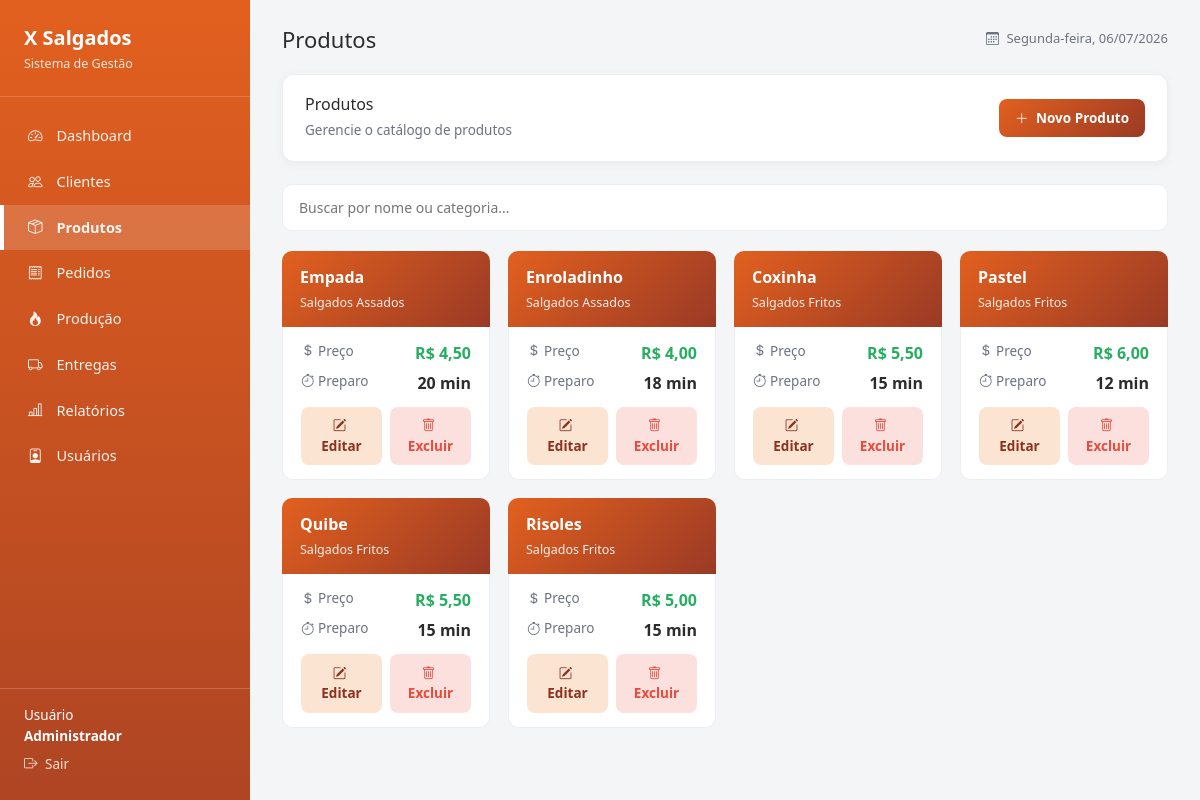
/admin/produtos.php (signed in), run on the app's committed database.
### tables this page shows
CREATE TABLE produtos (
    id INT AUTO_INCREMENT PRIMARY KEY,
    nome VARCHAR(100) NOT NULL,
    categoria VARCHAR(60) NOT NULL,
    preco DECIMAL(10,2) NOT NULL,
    tempo_preparo INT NOT NULL DEFAULT 10,  
    ativo TINYINT(1) NOT NULL DEFAULT 1,
    criado_em DATETIME DEFAULT CURRENT_TIMESTAMP
);

### admin/produtos.php (the view, shortened to what this page needs)
<?php
require __DIR__ . '/../config/conexao.php';
$produtos = $pdo->query("SELECT * FROM produtos WHERE ativo = 1 ORDER BY categoria, nome")->fetchAll();
require __DIR__ . '/../includes/header.php';
?>
<div class="gf-panel" style="display:flex;justify-content:space-between;align-items:center;">
    <div>
        <h3 style="margin-bottom:2px;">Produtos</h3>
        <span style="color:#6b7280;font-size:13.5px;">Gerencie o catálogo de produtos</span>
    </div>
    <button class="btn btn-primary" data-bs-toggle="modal" data-bs-target="#modalProduto"><i class="bi bi-plus-lg"></i> Novo Produto</button>
</div>
<input type="text" class="gf-search" placeholder="Buscar por nome ou categoria..." data-busca="#gridProdutos .product-card">
<div class="gf-cards" id="gridProdutos">
    <?php foreach ($produtos as $p): ?>
        <div class="product-card">
            <div class="product-tile">
                <strong><?= htmlspecialchars($p['nome']) ?></strong><br>
                <span style="font-size:12.5px;opacity:.9;"><?= htmlspecialchars($p['categoria']) ?></span>
            </div>
            <div class="product-tile-body">
                <div style="display:flex;justify-content:space-between;margin-bottom:6px;">
                    <span style="color:#6b7280;font-size:13.5px;"><i class="bi bi-currency-dollar"></i> Preço</span>
                    <strong style="color:var(--gf-green);">R$ <?= number_format($p['preco'],2,',','.') ?></strong>
                </div>
                <div style="display:flex;justify-content:space-between;margin-bottom:12px;">
                    <span style="color:#6b7280;font-size:13.5px;"><i class="bi bi-stopwatch"></i> Preparo</span>
                    <strong><?= $p['tempo_preparo'] ?> min</strong>
                </div>
                <div style="display:flex;gap:8px;">
                    <a href="?editar=<?= $p['id'] ?>" class="btn btn-light-orange" style="flex:1;text-align:center;"><i class="bi bi-pencil-square"></i> Editar</a>
                    <a href="?excluir=<?= $p['id'] ?>" class="btn btn-light-red" style="flex:1;text-align:center;" data-confirm="Excluir este produto?"><i class="bi bi-trash"></i> Excluir</a>
                </div>
            </div>
        </div>
    <?php endforeach; ?>
</div>
<?php require __DIR__ . '/../includes/footer.php'; ?>

### assets/css/style.css (style rules this page uses)
:root { --gf-dark: #9a3a25; --gf-primary: #e2601f; --gf-primary-light: #f0a06b; --gf-accent: #8b3220; --gf-bg: #f4f5f7; --gf-white: #ffffff; --gf-text: #2c2c2c; --gf-text-light: #6b7280; --gf-border: #eceef1; --gf-blue: #2f80ed; --gf-yellow: #f2a93b; --gf-green: #27ae60; --gf-purple: #8e44ad; --gf-gray: #9aa0a6; --gf-red: #e74c3c; }
* { box-sizing: border-box; }
body { font-family: 'Segoe UI', Roboto, Arial, sans-serif; background: var(--gf-bg); color: var(--gf-text); margin: 0; }
a { text-decoration: none; }
.gf-cards { display: grid; grid-template-columns: repeat(auto-fit, minmax(200px, 1fr)); gap: 18px; margin-bottom: 24px; }
.gf-panel { background: var(--gf-white); border-radius: 12px; padding: 20px 22px; box-shadow: 0 2px 10px rgba(0,0,0,0.05); border: 1px solid var(--gf-border); margin-bottom: 22px; }
.gf-panel h3 { margin-top: 0; font-size: 16px; }
.btn { border:none; border-radius:8px; padding:9px 16px; font-size:13.5px; font-weight:600; cursor:pointer; }
.btn-primary { background: linear-gradient(135deg, var(--gf-primary), var(--gf-dark)); color:#fff; }
.btn-light-orange { background:#fbe4d1; color: var(--gf-accent); }
.btn-light-red { background:#fbe0dd; color: var(--gf-red); }
.gf-search { width: 100%; padding: 12px 16px; border: 1px solid var(--gf-border); border-radius: 10px; margin-bottom: 20px; font-size: 14px; }
.product-tile { background: linear-gradient(135deg, var(--gf-primary), var(--gf-dark)); color: #fff; border-radius: 10px 10px 0 0; padding: 14px 18px; }
.product-tile-body { background: #fff; border: 1px solid var(--gf-border); border-top: none; border-radius: 0 0 10px 10px; padding: 14px 18px; }
.gf-nav a i, .btn i, .gf-sidebar__footer .logout i { margin-right: 4px; }

### data on the page
produtos: nome "Empada", categoria "Salgados Assados", preco "4,50", tempo_preparo "20"
produtos: nome "Enroladinho", categoria "Salgados Assados", preco "4,00", tempo_preparo "18"
produtos: nome "Coxinha", categoria "Salgados Fritos", preco "5,50", tempo_preparo "15"
produtos: nome "Pastel", categoria "Salgados Fritos", preco "6,00", tempo_preparo "12"
produtos: nome "Quibe", categoria "Salgados Fritos", preco "5,50", tempo_preparo "15"
produtos: nome "Risoles", categoria "Salgados Fritos", preco "5,00", tempo_preparo "15"

### other printed values
$label "Dashboard"
$label "Clientes"
$label "Produtos"
$label "Pedidos"
$label "Produção"
$label "Entregas"
$label "Relatórios"
$label "Usuários"
$rotulos[$tipo] "Administrador"
$tituloPagina "Produtos"
